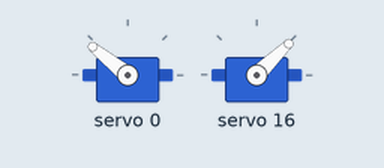
Simulated run of this sketch. Board: Arduino Uno, built with avr-gcc and run on an emulated ATmega328P. On the bench: 2 × servo. What the sketch prints to the serial monitor is not drawn.

Above: at 0.05 s.
Timing chart, 0 to 4.6 s (numbered marks = the images above):
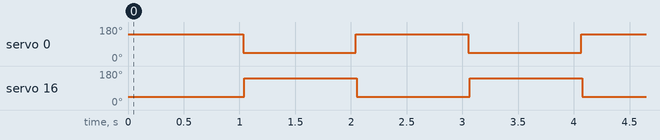

The sketch:

controle_servos.ino
```cpp
#include <Wire.h>
#include <Adafruit_PWMServoDriver.h>

Adafruit_PWMServoDriver pwm1 = Adafruit_PWMServoDriver(&Wire, 0x40); Adafruit_PWMServoDriver pwm2 = Adafruit_PWMServoDriver(&Wire, 0x41);

#define SERVOMIN  205 // Pulso mínimo (~1ms)
#define SERVOMAX  409 // Pulso máximo (~2ms)

void setup() {
  Serial.begin(9600);
  Serial.println("16 channel PWM test!");
  pwm1.begin(); pwm1.setPWMFreq(50);  //Inicia e define a frequência típica para servos (50 Hz)
  pwm2.begin(); pwm2.setPWMFreq(50);  //Inicia e define a frequência típica para servos (50 Hz)
}
void loop() {
  Serial.println("Girando pwm1 para posição máxima");// Gira o pino 0 de pwm1 para posição máxima
  pwm1.setPWM(0, 0, SERVOMAX); // parâmetros são (canal, inicio do pulso, fim do pulso)
  Serial.println("Girando pwm2 para posição mínima");// Gira o pino 0 de pwm2 para posição mínima
  pwm2.setPWM(0, 0, SERVOMIN);
  delay(1000);

  Serial.println("Girando pwm1 para posição mínima");// Gira o pino 0 de pwm1 para posição mínima
  pwm1.setPWM(0, 0, SERVOMIN);
  Serial.println("Girando pwm2 para posição máxima");// Gira o pino 0 de pwm2 para posição máxima
  pwm2.setPWM(0, 0, SERVOMAX);
  delay(1000);
}
```

Measured:
- by itself, servo 0, servo 16: alternates 141° for 1.0 s and 44° for 1.0 s
